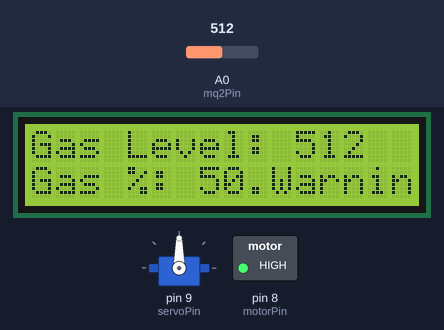
Simulated run of this sketch. Board: Arduino Uno, built with avr-gcc and run on an emulated ATmega328P. Parts: 16×2 character LCD, servo, switched loads named in the sketch (green lamp = pin HIGH). Inputs (shaded band) come from the test bench; at power-on: A0 (mq2Pin) = 512. What the sketch prints to the serial monitor is not drawn.

Above: at 1.2 s.
1.3 s: A0 (mq2Pin) set to 260
At 3.2 s:
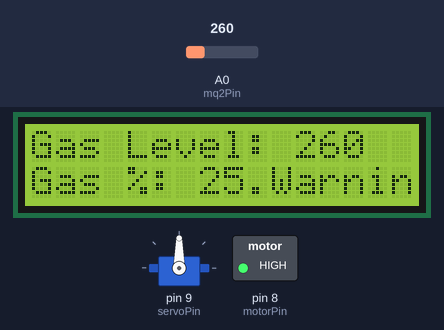
3.5 s: A0 (mq2Pin) set to 241
At 5.3 s:
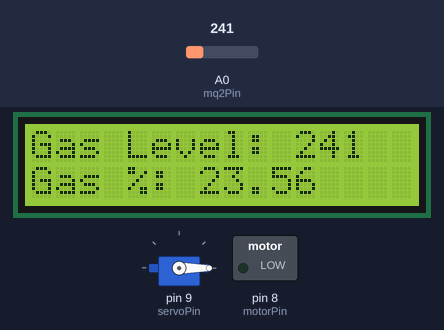
5.6 s: A0 (mq2Pin) set to 306
At 7.4 s:
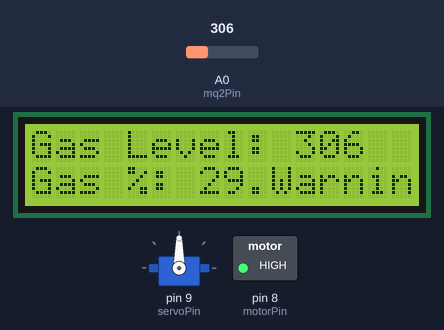
Timing chart, 0 to 8.9 s (numbered marks = the images above; inputs shaded):
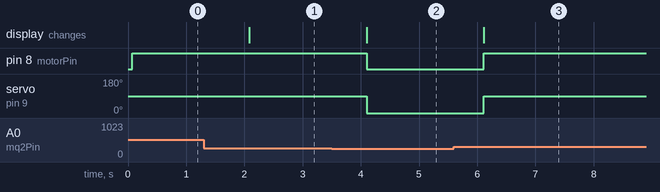

The sketch:

lpg_arudino.ino
```cpp
#include <LiquidCrystal.h>
#include <Servo.h>

// Initialize the LCD with the pins
LiquidCrystal lcd(7, 6, 5, 4, 3, 2);

// Define pins for the MQ-2 sensor, motor, and servo
const int mq2Pin = A0;
const int motorPin = 8;
const int servoPin = 9;
Servo exhaustServo;
int gasLevel;

void setup() {
  // Initialize the LCD
  lcd.begin(16, 2);

  // Initialize serial communication
  Serial.begin(9600);

  // Set motor pin as output
  pinMode(motorPin, OUTPUT);

  // Attach the servo to the servo pin
  exhaustServo.attach(servoPin);

  // Set the servo to the initial position
  exhaustServo.write(0);
}

void loop() {
  // Read the gas level from the MQ-2 sensor
  gasLevel = analogRead(mq2Pin);

  // Display gas level on LCD
  lcd.clear();
  lcd.setCursor(0, 0);
  lcd.print("Gas Level: ");
  lcd.print(gasLevel);
  lcd.setCursor(0, 1);
  lcd.print("Gas %: ");
  lcd.print(gasLevel / 10.23); // Assuming 10-bit ADC and 0-100% range

  // Check if the gas level exceeds 250 PPM
  if (gasLevel > 250) {
    // Turn on the motor using PWM
    analogWrite(motorPin, 255); // Full speed (255)

    // Rotate the servo motor by 90 degrees
    exhaustServo.write(90);

    // Display warning on LCD
    lcd.setCursor(10, 1);
    lcd.print("Warning!");
  } else {
    // Turn off the motor
    analogWrite(motorPin, 0);

    // Rotate the servo motor back to 0 degrees
    exhaustServo.write(0);
  }

  // Print gas level to serial monitor
  Serial.print("Gas Level: ");
  Serial.println(gasLevel);

  // Wait for a second before the next loop
  delay(1000);
}
```

Measured:
- the behaviour switches between 251 and 250 on A0 (mq2Pin) (found by bisection; images 1 and 2)
- after the input at 1.3 s, the display: changes after 0.79 s (image 1)
- after the input at 3.5 s, pin 8 (motorPin): HIGH → LOW after 0.60 s; servo on pin 9 (servoPin): 90° → 0° after 0.60 s; the display: changes after 0.60 s (image 2)
- after the input at 5.6 s, pin 8 (motorPin): LOW → HIGH after 0.51 s; servo on pin 9 (servoPin): 0° → 90° after 0.52 s; the display: changes after 0.52 s (image 3)
